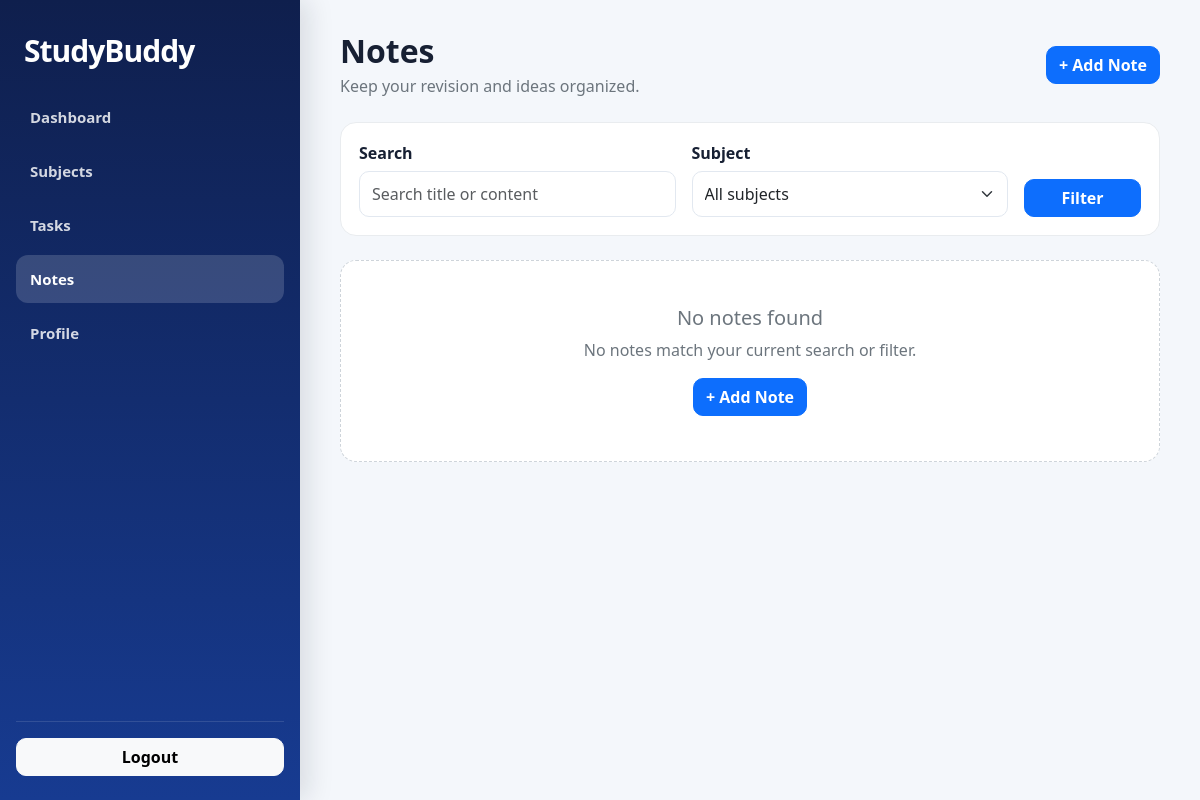
Page /notes/ (signed in) on the earlier database version.
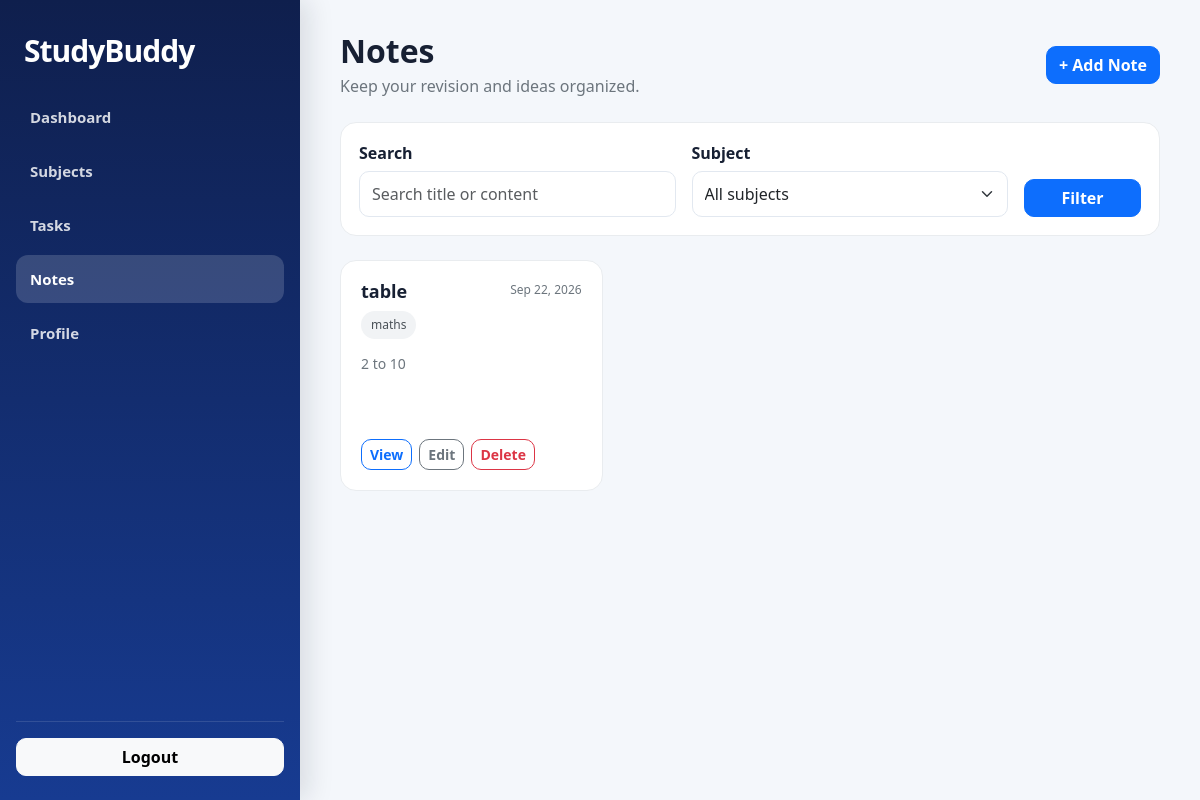
Same page on the later database version.
### tasks/models.py (models this page shows, shortened)
class Note(models.Model):
    user = models.ForeignKey(
        settings.AUTH_USER_MODEL,
        on_delete=models.CASCADE,
        related_name='notes'
    )
    subject = models.ForeignKey(
        'Subject',
        on_delete=models.SET_NULL,
        related_name='notes',
        null=True,
        blank=True
    )
    title = models.CharField(
        max_length=200
    )
    content = models.TextField()
    attachment = models.FileField(
        upload_to='notes/',
        blank=True,
        null=True
    )
    created_at = models.DateTimeField(
        auto_now_add=True
    )
    updated_at = models.DateTimeField(
        auto_now=True
    )
    class Meta:
        ordering = ['-updated_at']

class Subject(models.Model):
    user = models.ForeignKey(
        settings.AUTH_USER_MODEL,
        on_delete=models.CASCADE,
        related_name='subjects'
    )
    name = models.CharField(
        max_length=100
    )
    description = models.TextField(
        blank=True,
        default=''
    )
    created_at = models.DateTimeField(
        auto_now_add=True
    )
    updated_at = models.DateTimeField(
        auto_now=True
    )
    class Meta:
        ordering = ['name']

### tasks/views.py (the view)
@login_required
def note_list(request):
    queryset = Note.objects.filter(
        user=request.user
    ).select_related(
        'subject'
    ).order_by(
        '-updated_at'
    )
    search = request.GET.get(
        'q',
        ''
    ).strip()
    if search:
        queryset = queryset.filter(
            Q(title__icontains=search) |
            Q(content__icontains=search)
        )
    subject_id = request.GET.get(
        'subject'
    )
    if subject_id:
        queryset = queryset.filter(
            subject_id=subject_id
        )
    subjects = Subject.objects.filter(
        user=request.user
    ).order_by(
        'name'
    )
    return render(
        request,
        'notes/note_list.html',
        {
            'notes': queryset,
            'subjects': subjects,
            'q': search,
            'subject_id': subject_id,
        }
    )

### templates/notes/note_list.html (shortened to what this page needs)
{% extends 'base.html' %}
{% block content %}
<div class="note-header">
    <div class="d-flex flex-column flex-md-row justify-content-between align-items-md-center gap-3">
        <div>
            <h2>Notes</h2>
            <p>
                Keep your revision and ideas organized.
            </p>
        </div>
        <a
            href="{% url 'note_create' %}"
            class="btn btn-primary"
        >
            + Add Note
        </a>
    </div>
</div>
<div class="filter-card">
    <form method="get">
        <div class="row g-3 align-items-end">
            <div class="col-12 col-md-5">
                <label class="form-label">
                    Search
                </label>
                <input
                    type="text"
                    name="q"
                    value="{{ q }}"
                    class="form-control"
                    placeholder="Search title or content"
                >
            </div>
            <div class="col-12 col-md-5">
                <label class="form-label">
                    Subject
                </label>
                <select
                    name="subject"
                    class="form-select"
                >
                    <option value="">
                        All subjects
                    </option>
                </select>
            </div>
            <div class="col-12 col-md-2">
                <button
                    type="submit"
                    class="btn btn-primary w-100"
                >
                    Filter
                </button>
            </div>
        </div>
    </form>
</div>
<div class="row g-3">
    {% for note in notes %}
        <div class="col-12 col-md-6 col-xl-4">
            <div class="note-card">
                <div class="d-flex justify-content-between align-items-start gap-2 mb-2">
                    <h5 class="note-title">
                        {{ note.title }}
                    </h5>
                    <span class="note-date">
                        {{ note.updated_at|date:"M d, Y" }}
                    </span>
                </div>
                <span class="note-subject">
                    {% if note.subject %}
                        {{ note.subject.name }}
                    {% else %}
                        General
                    {% endif %}
                </span>
                <p class="note-content">
                    {% if note.content %}
                        {{ note.content|truncatechars:120 }}
                    {% else %}
                        No content added yet.
                    {% endif %}
                </p>
                <div class="note-actions">
                    <a
                        href="{% url 'note_detail' note.pk %}"
                        class="btn btn-sm btn-outline-primary"
                    >
                        View
                    </a>
                    <a
                        href="{% url 'note_edit' note.pk %}"
                        class="btn btn-sm btn-outline-secondary"
                    >
                        Edit
                    </a>
                    <a
                        href="{% url 'note_delete' note.pk %}"
                        class="btn btn-sm btn-outline-danger"
                    >
                        Delete
                    </a>
                </div>
            </div>
        </div>
    {% empty %}
        <div class="col-12">
            <div class="empty-state">
                <h5 class="mb-2">
                    No notes found
                </h5>
                <p class="mb-3">
                    No notes match your current search or filter.
                </p>
                <a
                    href="{% url 'note_create' %}"
                    class="btn btn-primary"
                >
                    + Add Note
                </a>
            </div>
        </div>
    {% endfor %}
</div>
{% endblock %}

Differences in the rows shown:
added Note: title "table", updated_at "Sep 22, 2026", subject.name "maths", content "2 to 10"
Other differences:
text no longer shown: "No notes found No notes match your current search or filter. + Add Note"
